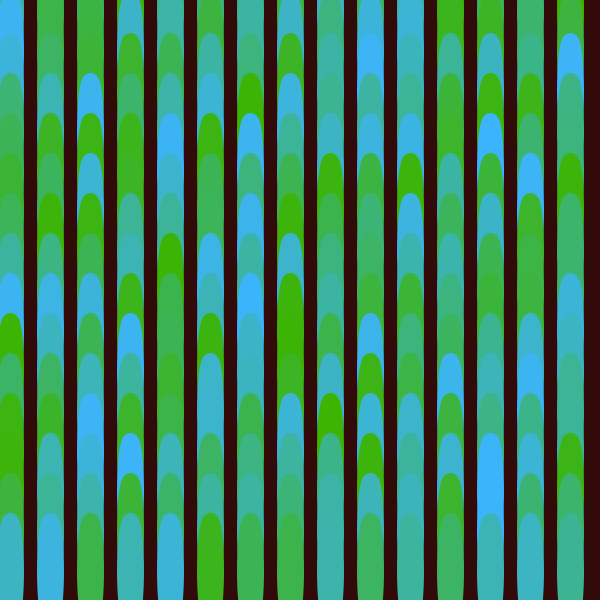
Frame 1 (no input)
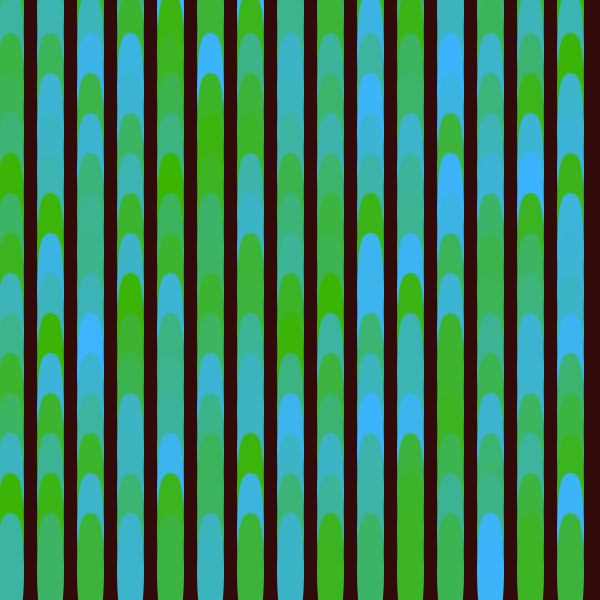
Frame 60 (the mouse pressed at the canvas centre just before this capture)
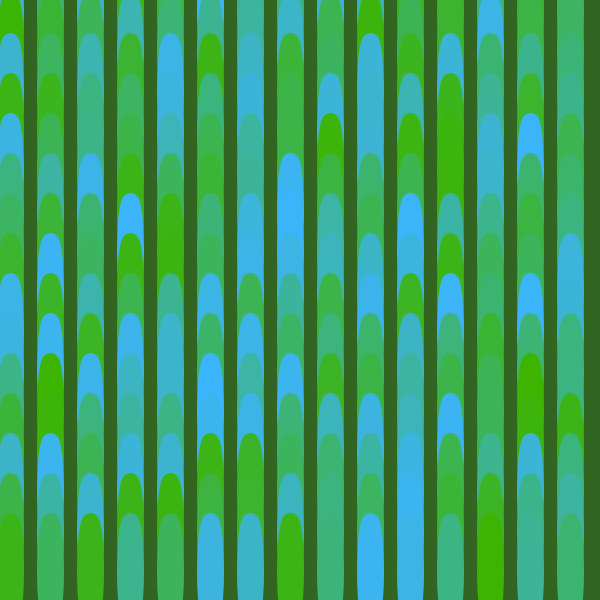
Frame 120 (the mouse held since frame 60 and released just before this capture)

The Processing sketch that drew these frames (run headless with seeded random() and noise(); from frame 60 on, the mouse is pressed at the canvas centre):

// Processing sketch: processing_40001
// ── processing_40001.pde

void setup() {
  size(600, 600);
}
 
void draw() {
 if(200< mouseX & mouseX<400){
    background(50,mouseX-200,random(100));
   }
     
  else {
   background(50,10,10);
  }
 
  for (int x=10; x < width; x = x + 40) {
    for (int y=10; y<height; y=y+40) {
      stroke(60,180,random(255));
      strokeWeight(15);
      fill(0, 200, random(255));
      ellipse(x,y,12,100);
 
    }
  }
}

                
                                
